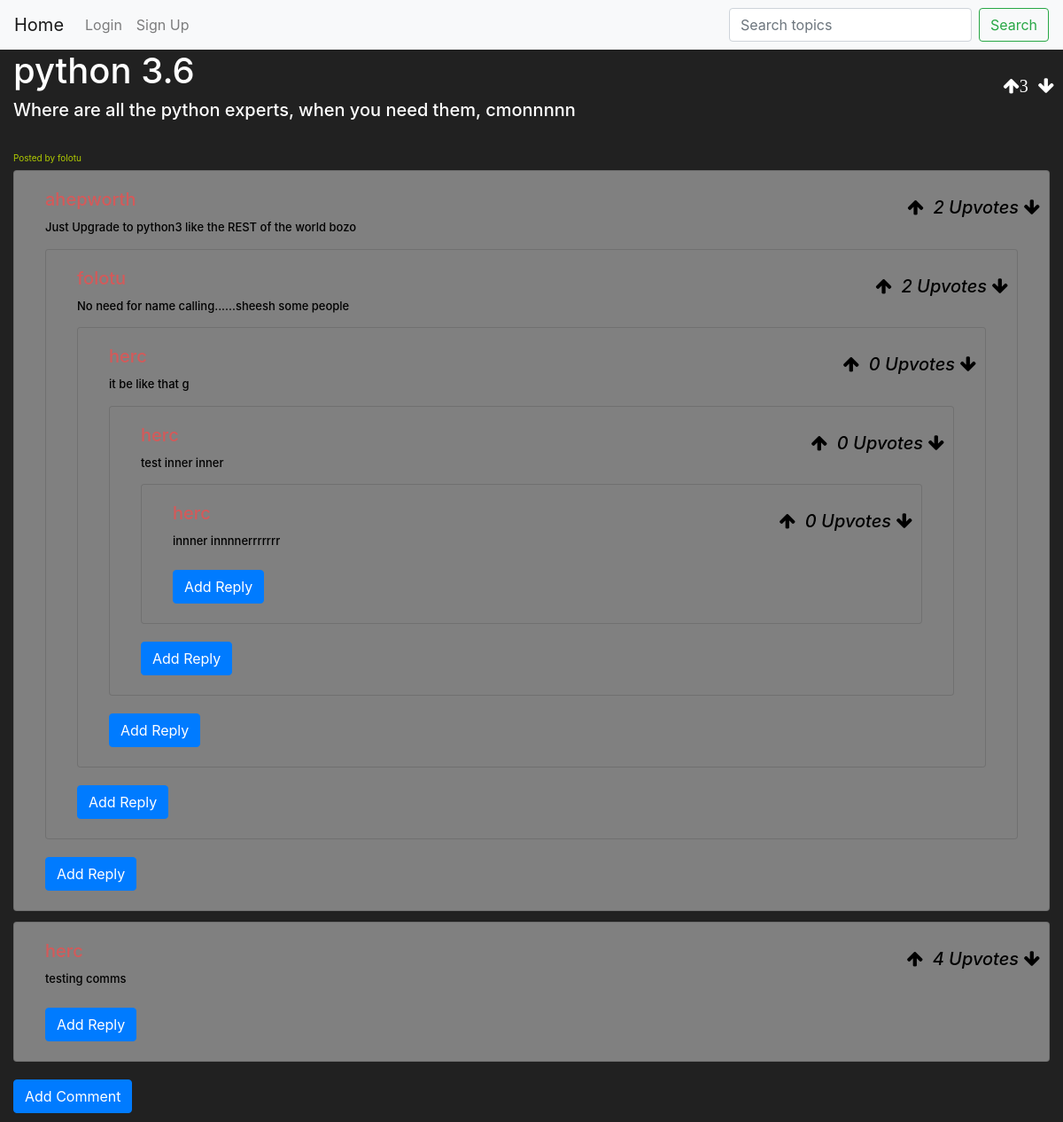
/post/1, run on an earlier commit of the app's database.
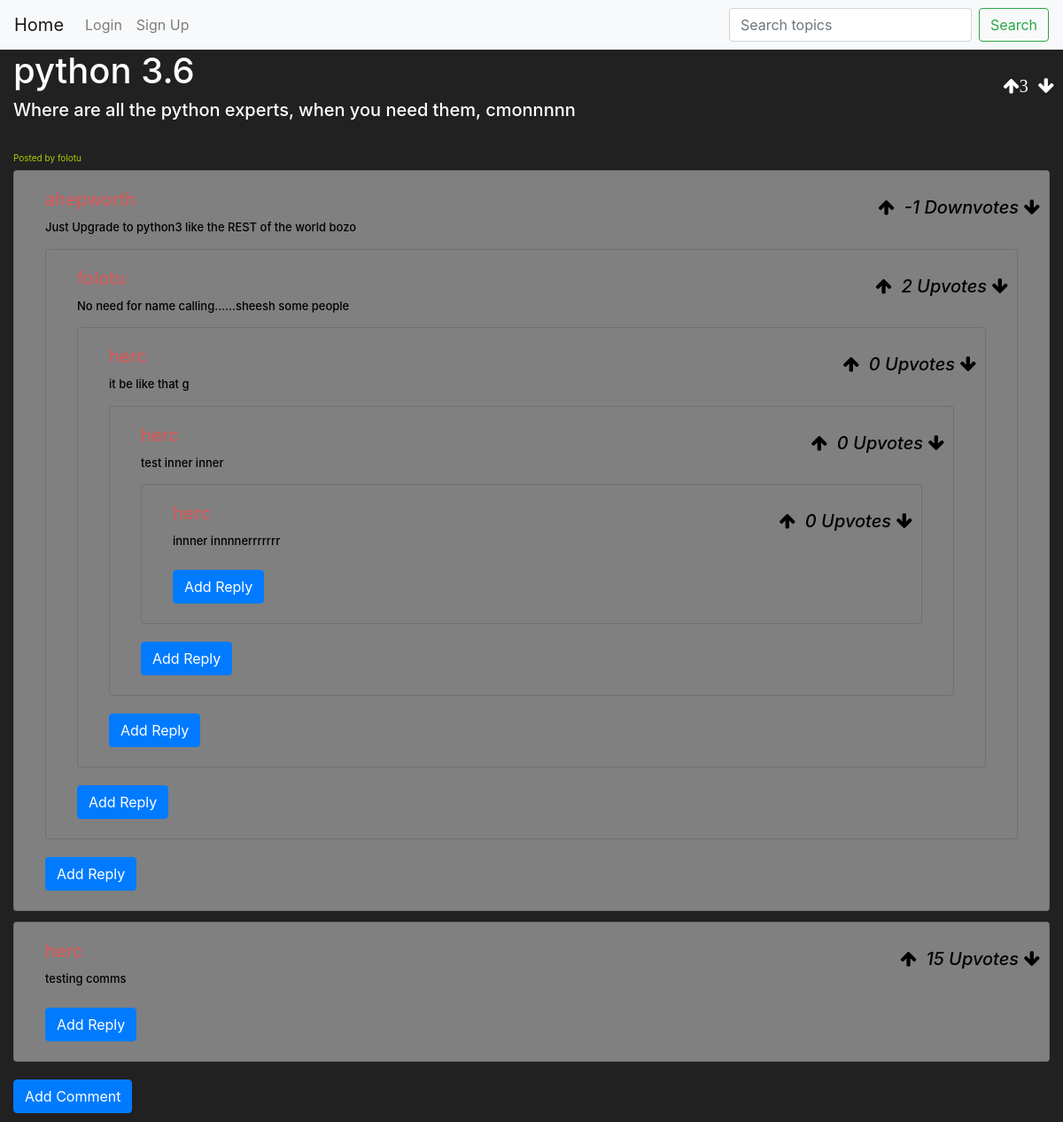
And on a later commit of the database.
### ForumApp/models.py (models this page shows, shortened)
class Post(db.Model):
    id = db.Column(db.Integer, primary_key=True)
    author_id = db.Column(db.Integer, db.ForeignKey('users.id'))
    author = db.relationship(Users, backref=backref("Post", cascade="all, delete"))
    category_id = db.Column(db.Integer, db.ForeignKey('category.id'), nullable=True)
    category = db.relationship(Category, backref=db.backref("post", lazy='dynamic'))
    number_of_votes = db.Column(db.Integer())
    title = db.Column(db.String(120))
    description = db.Column(db.String(10000))
    image_url = db.Column(db.String(200))
    created_at = db.Column(db.DateTime(timezone=True), default=func.now())
    updated_at = db.Column(db.DateTime(timezone=True), default=func.now())

class Users(db.Model, UserMixin):
    id = db.Column(db.Integer, primary_key=True)
    username = db.Column(db.String, unique=True, nullable=False)
    email = db.Column(db.String, unique=True, nullable=False)
    password = db.Column(db.String(150))
    active = db.Column(db.Boolean())
    roles = db.relationship('Role', secondary=roles_users, backref=db.backref('users', lazy='dynamic'))

class Comment(db.Model):
    id = db.Column(db.Integer, primary_key=True)
    author_id = db.Column(db.Integer, db.ForeignKey('users.id'))
    author = db.relationship(Users, backref=backref("Comment", cascade="all, delete"))
    post_id = db.Column(db.Integer, db.ForeignKey('post.id'))
    post = db.relationship(Post, backref=backref("Comment", cascade="all, delete"))
    number_of_votes = db.Column(db.Integer())
    comment = db.Column(db.String(10000))
    created_at = db.Column(db.DateTime(timezone=True), default=func.now())
    updated_at = db.Column(db.DateTime(timezone=True), default=func.now())

class Reply(db.Model):
    id = db.Column(db.Integer, primary_key=True)
    author_id = db.Column(db.Integer, db.ForeignKey('users.id'))
    author = db.relationship(Users, backref=backref("Reply", cascade="all, delete"))
    comment_id = db.Column(db.Integer, db.ForeignKey('comment.id'))
    comment = db.relationship(Comment, backref=backref("Reply", cascade="all, delete"))
    number_of_votes = db.Column(db.Integer())
    reply = db.Column(db.String(10000))
    replyparent_id = db.Column(db.Integer, db.ForeignKey('reply.id'))
    replies = db.relationship('Reply', backref=db.backref('replyparent', remote_side=[id]),lazy='dynamic')
    created_at = db.Column(db.DateTime(timezone=True), default=func.now())
    updated_at = db.Column(db.DateTime(timezone=True), default=func.now())

### ForumApp/views.py (the view)
@views.route('/post/<int:post_id>', methods=['GET'])
def post(post_id):
    post = Post.query.get(post_id)
    if not post:
        abort(404)
    comments = Comment.query.filter_by(post_id=post_id).all()
    replies = Reply.query.all()
    return render_template('post.html', post=post, comments=comments, replies=replies)

### ForumApp/templates/post.html (shortened to what this page needs)
{% extends "base.html" %}
{% block body %}
<div class="col-md-auto col-lg-auto col-sm-auto w-100">
    <h1>{{ post.title }}</h1>
    <h5>{{ post.description }} </h5>
    <small class="card-foot"> Posted by {{ post.author.username }} </small>
<div class="arrow-button">
        <i class="fa fa-arrow-up">{{post.number_of_votes}}</i>
        <i class="fa fa-arrow-down"></i>
    </div>
{% macro loop_replies(replies, comment, repparentid) %}
    {% for reply in replies %}
        <div class="card mb-12 col-md-auto col-lg-auto ">
            <div class="card-body">
                <h5 class="card-title">{{ reply.author.username }}</h5>
                <p class="card-text">{{ reply.reply }}</p>
                <div class="arrow-button">
                    <i class="fa fa-arrow-up" onclick="handleUpVote()"></i>
                    {% if reply.number_of_votes >= 0 %}
                        <i class=""> {{ reply.number_of_votes }} Upvotes </i>
                    {% elif reply.number_of_votes < 0 %}
                        <i class=""> {{ reply.number_of_votes }} Downvotes </i>
                    {% endif %}
                        <i class="fa fa-arrow-down"></i>
                </div>
                {% if reply.replies %}
                    {{ loop_replies(reply.replies, comment, reply.id) }}
                {% endif %}
            </div>
        </div>
    {% endfor %}
    <button type="button" id="replyNest-button" class="btn btn-primary nestreply">Add Reply</button>
{% endmacro %}
<div class="card-columns" style="column-count: 1;">
    {% for comment in post.Comment %}
        <div class="card mb-12 col-md-auto col-lg-auto ">
            <div class="card-body">
                <h5 class="card-title">{{ comment.author.username }}</h5>
                <p class="card-text">{{ comment.comment }}</p>
                {% for reply in comment.Reply %}
                    <div class="card mb-12 col-md-auto col-lg-auto ">
                        <div class="card-body">
                            <h5 class="card-title">{{ reply.author.username }}</h5>
                            <p class="card-text">{{ reply.reply }}</p>
                            <div class="arrow-button">
                                <i class="fa fa-arrow-up" onclick="handleUpVote()"></i>
                                {% if reply.number_of_votes >= 0 %}
                                    <i class=""> {{ reply.number_of_votes }} Upvotes </i>
                                {% elif reply.number_of_votes < 0 %}
                                    <i class=""> {{ reply.number_of_votes }} Downvotes </i>
                                {% endif %}
                                    <i class="fa fa-arrow-down"></i>
                            </div>
                            {% if reply.replies %}
                                {{ loop_replies(reply.replies, comment, reply.id) }}
                            {% endif %}
                        </div>
                    </div>
                {% endfor %}
                    <div class="arrow-button comment">
                        <i class="fa fa-arrow-up comment" data-commentid = {{ comment.id }}></i>
                            {% if comment.number_of_votes >= 0 %}
                                <i class=""> {{ comment.number_of_votes }} Upvotes </i>
                            {% elif comment.number_of_votes < 0 %}
                                <i class=""> {{ comment.number_of_votes }} Downvotes </i>
                            {% endif %}
                        <i class="fa fa-arrow-down comment" data-commentid = {{ comment.id }}></i>
                    </div>
                <button type="button" id="" class="btn btn-primary reply">Add Reply</button>
            </div>
        </div>
    {% endfor %}
                <button type="button" id="comment-button" class="btn btn-primary">Add Comment</button>
     </div>
</div>
{% endblock %}

### ForumApp/templates/base.html (shortened to what this page needs)
<!DOCTYPE html>
<html>
<link rel="stylesheet" href="{{ url_for('static', filename = '/css/base.css') }}">
<link rel="stylesheet" href="{{ url_for('static', filename = '/css/login.css') }}">
<link rel="stylesheet" href="https://stackpath.bootstrapcdn.com/font-awesome/4.7.0/css/font-awesome.min.css">
    <nav class="navbar navbar-expand-lg navbar-light bg-light">
        <a class="navbar-brand" href="/">Home</a>
        <div class="collapse navbar-collapse" id="navbarNav">
            <ul class="navbar-nav mr-auto">
                {% if current_user.is_authenticated %}
                <a class="nav-item nav-link" id="logout" href="/logout">Logout</a>
                <a class="nav-item nav-link" id="createpost" href="/post">Create Post</a>
                {% else %}
                <a class="nav-item nav-link" id="login" href="/login">Login</a>
                <a class="nav-item nav-link" id="signUp" href="/signup">Sign Up</a>
                {% endif %}
            </ul>
            <form class="form-inline" method="POST">
                <input class="form-control mr-sm-2" type="search" name="search" placeholder="Search topics" aria-label="Search">
                <button class="btn btn-outline-success my-2 my-sm-0" type="submit">Search</button>
            </form>
        </div>
    </nav>
    <h1>
<head>{% block header %}{% endblock %} </head>
<body>{% block body %}{% endblock %}</body>

### ForumApp/static/css/base.css (style rules this page uses)
body { background-color: #212121; color: white; }
.navbar { background-color: transparent; box-shadow: none; }
.card { display: block; width: 100%; height: 100%; text-decoration: none; cursor: pointer; pointer-events: auto; background-color: grey; }
.card-text { color: #000; font-size: small; }
.card-title { color: rgb(211, 90, 90); }
.card-foot { color: rgb(177, 204, 0); font-size: x-small; }
.card-columns { color: rgb(0, 0, 0); }
.arrow-button { position: absolute; top: 0; right: 0; padding: 10px; }
.arrow-button i { font-size: 20px; }

What changed in the data, as far as the page shows it:
changed Comment "Just Upgrade to python3 like the REST of the world bozo": number_of_votes "2" → "-1"; number_of_votes "Upvotes" → "Downvotes"
changed Comment "testing comms": number_of_votes "4" → "15"
